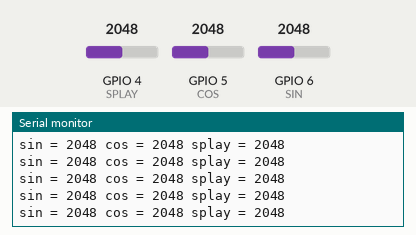
The sketch below on a simulated ESP32-S3. Shown: the last lines printed to the serial monitor. Inputs (shaded band) come from the test bench; at power-on: GPIO 4 (SPLAY) = 2048, GPIO 5 (COS) = 2048, GPIO 6 (SIN) = 2048.

Above: at 1.2 s.
1.3 s: GPIO 4 (SPLAY) set to 2866
At 1.31 s:
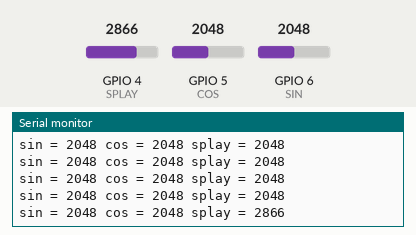
2.8 s: GPIO 5 (COS) set to 2866
At 2.82 s:
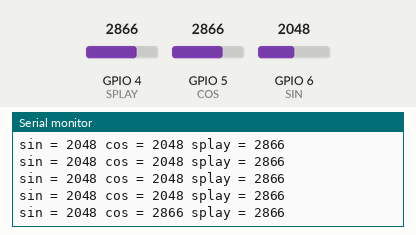
4.3 s: GPIO 6 (SIN) set to 2866
At 4.33 s:
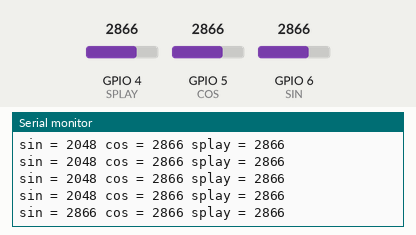
5.8 s: GPIO 4 (SPLAY) set to 3603
At 5.84 s:
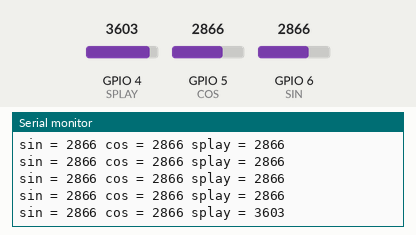
7.3 s: GPIO 5 (COS) set to 3603
At 7.35 s:
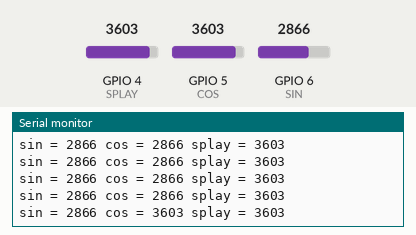
8.8 s: GPIO 6 (SIN) set to 3603
At 8.86 s:
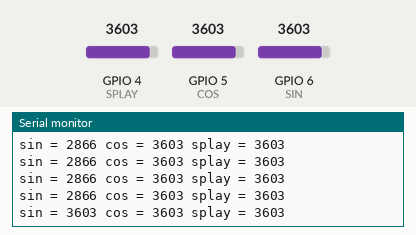
Timing chart, 0 to 11.3 s (numbered marks = the images above; inputs shaded):
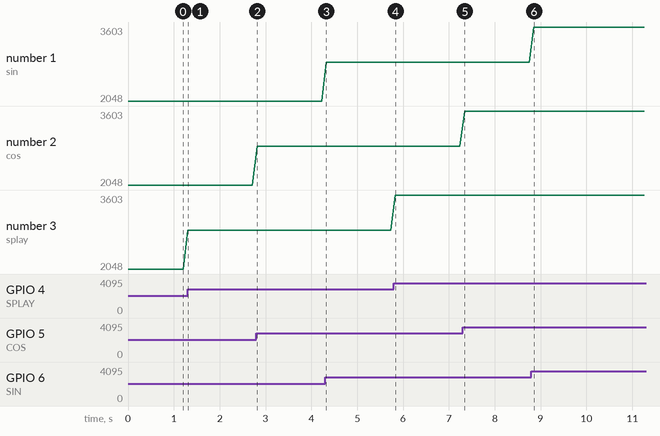

Measured:
- after the input at 1.3 s, the serial monitor: prints a new line at once (image 1)
- after the input at 2.8 s, the serial monitor: prints a new line at once (image 2)
- after the input at 4.3 s, the serial monitor: prints a new line at once (image 3)
- after the input at 5.8 s, the serial monitor: prints a new line at once (image 4)
- after the input at 7.3 s, the serial monitor: prints a new line at once (image 5)
- after the input at 8.8 s, the serial monitor: prints a new line after 0.05 s (image 6)
- plotted number 3: 2048 → 2866 after the input at 1.3 s, 2866 → 3603 after the input at 5.8 s

The sketch:

lucidgloves-firmware.ino
```cpp
#include "lucidgloves-firmware.h"

#define SIN PIN_PINKY
#define COS PIN_PINKY_SECOND
#define SPLAY PIN_PINKY_SPLAY

void setup() {
  Serial.begin(115200);
}

void loop() {
  int sin = analogRead(SIN);
  int cos = analogRead(COS);
  int splay = analogRead(SPLAY);

  Serial.print("sin = ");
  Serial.print(sin);
  Serial.print(" cos = ");
  Serial.print(cos);
  Serial.print(" splay = ");
  Serial.println(splay);

  delay(100);
}
```

lucidgloves-firmware.h
```cpp
/*
 * LucidGloves Firmware Version 4
 * Author: Lucas_VRTech - LucidVR
 * lucidvrtech.com
 */

//#include "ConfigUtils.h"
//#include "AdvancedConfig.h"


//This is the configuration file, main structure in _main.ino
//CONFIGURATION SETTINGS:
#define ESP32S3 // Hack to workaround pin32 issue. Uncomment if you have an ESP32S3.
//#define NEOPIXEL //Is the DEBUG_LED a WS2812?
#define COMMUNICATION COMM_SERIAL //Which communication protocol to use. Options are: COMM_SERIAL (usb), COMM_BTSERIAL (bluetooth), COMM_BLESERIAL (BLE Serial, using Nordic UART Service)
//serial over USB
  #define SERIAL_BAUD_RATE 115200

//serial over Bluetooth
  #define BTSERIAL_DEVICE_NAME "lucidgloves-left"

//ANALOG INPUT CONFIG
#define USING_SPLAY false //whether or not your glove tracks splay. - tracks the side to side "wag" of fingers. Requires 5 more inputs.
#define USING_MULTIPLEXER false //Whether or not you are using a multiplexer for inputs
#define FLIP_FLEXION  true  //Flip values from potentiometers (for fingers!) if they are backwards
#define FLIP_SPLAY false //Flip values for splay


//Gesture enables, make false to use button override
#define TRIGGER_GESTURE true
#define GRAB_GESTURE    true
#define PINCH_GESTURE   true


//BUTTON INVERT
//If a button registers as pressed when not and vice versa (eg. using normally-closed switches),
//you can invert their behaviour here by setting their line to true.
//If unsure, set to false
#define INVERT_A false
#define INVERT_B false
#define INVERT_JOY false
#define INVERT_MENU true
#define INVERT_CALIB false
//These only apply with gesture button override:
#define INVERT_TRIGGER true
#define INVERT_GRAB false
#define INVERT_PINCH false


//joystick configuration
#define JOYSTICK_BLANK false //make true if not using the joystick
#define JOY_FLIP_X false
#define JOY_FLIP_Y false
#define JOYSTICK_DEADZONE 10 //deadzone in the joystick to prevent drift (in percent)

#define NO_THUMB false //If for some reason you don't want to track the thumb

#define USING_CALIB_PIN true //When PIN_CALIB is shorted (or it's button pushed) it will reset calibration if this is on.

#define USING_FORCE_FEEDBACK false //Force feedback haptics allow you to feel the solid objects you hold
#define FLIP_FORCE_FEEDBACK false
#define SERVO_SCALING false //dynamic scaling of servo motors


  //(This configuration is for ESP32 DOIT V1 so make sure to change if you're on another board)
  //To use a pin on the multiplexer, use MUX(pin). So for example pin 15 on a mux would be MUX(15).
  #define PIN_PINKY     6 //E These 5 are for flexion
  #define PIN_RING      10 //D
  #define PIN_MIDDLE    18 //C
  #define PIN_INDEX     15 //B
  #define PIN_THUMB     2  //A
  #define PIN_JOY_X     13 //F
  #define PIN_JOY_Y     14 //G
  #define PIN_JOY_BTN   35
  #define PIN_A_BTN     21 //j
  #define PIN_B_BTN     3  //k
  #define PIN_TRIG_BTN  46 //unused if gesture set
  #define PIN_GRAB_BTN  48 //unused if gesture set
  #define PIN_PNCH_BTN  47 //unused if gesture set
  #define PIN_CALIB     36 //button for recalibration (You can set this to GPIO0 to use the BOOT button, but only when using Bluetooth.)
  #define DEBUG_LED NULL
  #define PIN_PINKY_MOTOR     42  //used for force feedback
  #define PIN_RING_MOTOR      41 //^
  #define PIN_MIDDLE_MOTOR    40 //^
  #define PIN_INDEX_MOTOR     39 //^
  #define PIN_THUMB_MOTOR     38 //^
  #define PIN_MENU_BTN        45

  //Splay pins. Only used for splay tracking gloves. Use MUX(pin) if you are using a multiplexer for it.
  #define PIN_PINKY_SPLAY  4
  #define PIN_RING_SPLAY   12
  #define PIN_MIDDLE_SPLAY 9
  #define PIN_INDEX_SPLAY  17
  #define PIN_THUMB_SPLAY  7

  //Select pins for multiplexers, set as needed if using a mux. You can add or remove pins as needed depending on how many select pins your mux needs.
  #define PINS_MUX_SELECT     NULL,  /*S0 pin*/ \
                              NULL,  /*S1 pin*/ \
                              NULL,  /*S2 pin*/ \
                              NULL   /*S3 pin (if your mux is 3-bit like 74HC4051 then you can remove this line and the backslash before it.)*/

  #define MUX_INPUT NULL  //the input or SIG pin of the multiplexer. This can't be a mux pin.

  //Signal mixing for finger values. Options are: MIXING_NONE, MIXING_SINCOS
  //For double rotary hall effect sensors use MIXING_SINCOS. For potentiometers use MIXING_NONE.
  #define FLEXION_MIXING MIXING_SINCOS
    //Secondary analog pins for mixing flexion values. Only used by MIXING_SINCOS. Use MUX(pin) if you are using a multiplexer for it.
    #define PIN_PINKY_SECOND     5
    #define PIN_RING_SECOND      11
    #define PIN_MIDDLE_SECOND    8
    #define PIN_INDEX_SECOND     16
    #define PIN_THUMB_SECOND     1
  
```
